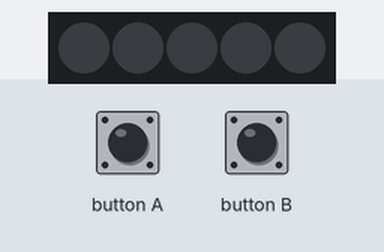
Recording of a program running on a simulated BBC micro:bit (MakeCode). Shown: 5 RGB LEDs in strip order, left to right. The inputs (shaded band) are chosen by the test bench. Dim RGB values are drawn brighter than linear.

Above: at 1.2 s.
1.3 s: button A pressed for 0.15 s
At 1.61 s:
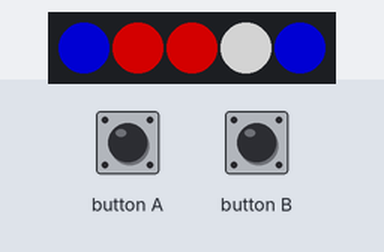
4.3 s: button B pressed for 0.15 s
At 5.5 s:
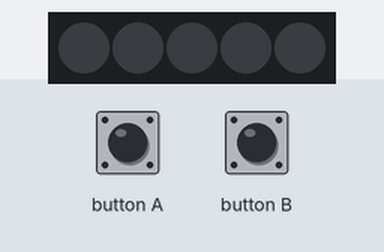
Timing chart, 0 to 7.3 s (numbered marks = the images above; inputs shaded):
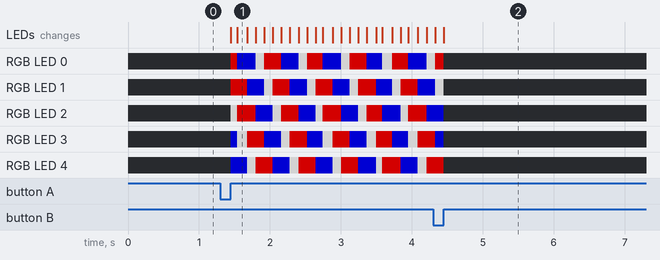

The program:

main.ts
```typescript
input.onButtonPressed(Button.A, function () {
    a1 = Pixel_Array.range(0, 2)
    a1.showColor(neopixel.colors(NeoPixelColors.Red))
    a2 = Pixel_Array.range(2, 1)
    a2.showColor(neopixel.colors(NeoPixelColors.White))
    a3 = Pixel_Array.range(3, 2)
    a3.showColor(neopixel.colors(NeoPixelColors.Blue))
})
input.onButtonPressed(Button.B, function () {
    Pixel_Array.clear()
    Pixel_Array.show()
})
let a3: neopixel.Strip = null
let a2: neopixel.Strip = null
let a1: neopixel.Strip = null
let Pixel_Array: neopixel.Strip = null
Pixel_Array = neopixel.create(DigitalPin.P0, 5, NeoPixelMode.RGB)
basic.forever(function () {
    basic.pause(100)
    Pixel_Array.rotate(1)
    Pixel_Array.show()
})
```

test.ts
```typescript
// テストはここに来ます。このパッケージが拡張機能として使用されるときにはコンパイルされません。
```

Measured:
- after the input at 1.3 s, RGB LED 0: off → RGB(127, 0, 0) after 0.15 s, then repeats every 0.62 s: RGB(0, 0, 127) 0.26 s, RGB(127, 127, 127) 0.12 s, RGB(127, 0, 0) 0.24 s; RGB LED 1: off → RGB(127, 0, 0) after 0.15 s, then repeats every 0.60 s: RGB(0, 0, 127) 0.24 s, RGB(127, 127, 127) 0.12 s, RGB(127, 0, 0) 0.24 s
- after the input at 4.3 s, the LEDs: first differ from a run without the input after 0.15 s (image 2)
